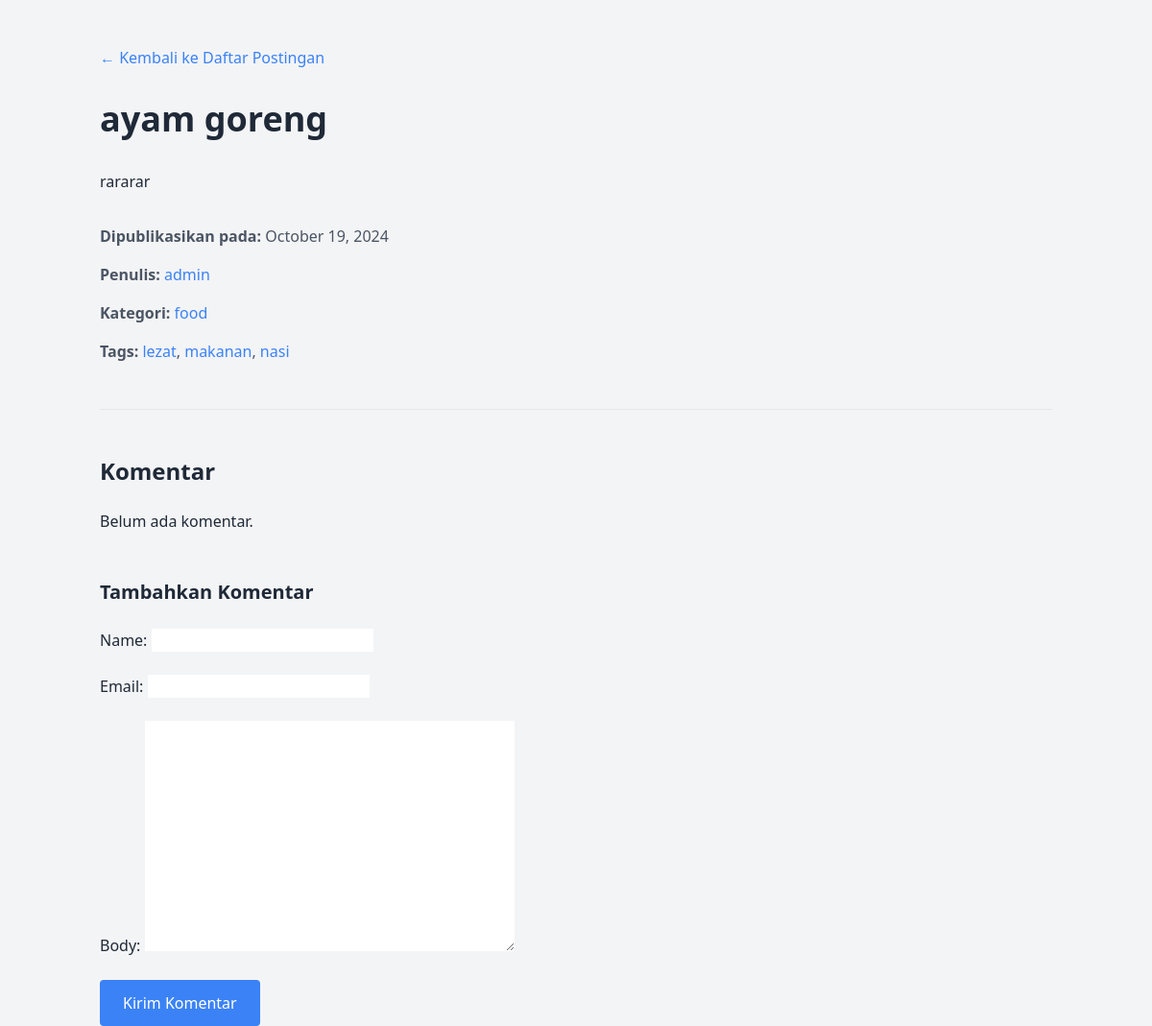
/2024/10/19/ayam-goreng/, run on the app's committed database.
### blog/models.py (models this page shows, shortened)
class Post(models.Model):
    class Status(models.TextChoices):
        DRAFT = 'DF', 'Draft'
        PUBLISHED = 'PB', 'Published'
    title = models.CharField(max_length=250)
    slug = models.SlugField(max_length=250, unique_for_date='publish')
    category = models.ForeignKey(
        Category, on_delete=models.SET_NULL, null=True, related_name='posts'
    )
    author = models.ForeignKey(
        settings.AUTH_USER_MODEL, on_delete=models.CASCADE, related_name='blog_posts'
    )
    body = models.TextField()
    publish = models.DateTimeField(default=timezone.now)
    created = models.DateTimeField(auto_now_add=True)
    updated = models.DateTimeField(auto_now=True)
    status = models.CharField(
        max_length=2, choices=Status.choices, default=Status.DRAFT
    )
    tags = TaggableManager()
    objects = models.Manager()  # Default manager
    published = PublishedManager()  # Custom manager untuk postingan terpublikasi
    class Meta:
        ordering = ['-publish']
        indexes = [
            models.Index(fields=['-publish']),
            models.Index(fields=['slug', 'publish']),
        ]

class Category(models.Model):
    name = models.CharField(max_length=100, unique=True)
    slug = models.SlugField(max_length=100, unique=True)
    class Meta:
        ordering = ['name']

### blog/views.py (the view)
# urls.py: path('<int:year>/<int:month>/<int:day>/<slug:slug>/', views.post_detail, name='post_detail'),
def post_detail(request, year, month, day, slug):
    post = get_object_or_404(
        Post, slug=slug, status=Post.Status.PUBLISHED,
        publish__year=year, publish__month=month, publish__day=day
    )
    comments = post.comments.filter(active=True)
    paginator = Paginator(comments, 3)
    page_number = request.GET.get('page')
    page_obj = paginator.get_page(page_number)
    if request.method == 'POST':
        comment_form = CommentForm(request.POST)
        if comment_form.is_valid():
            new_comment = comment_form.save(commit=False)
            new_comment.post = post
            new_comment.save()
            return redirect(post.get_absolute_url())  # Redirect ke halaman detail
    else:
        comment_form = CommentForm()
    context = {
        'post': post,
        'page_obj': page_obj,
        'comment_form': comment_form,
    }
    return render(request, 'blog/post_detail.html', context)

### blog/forms.py
class CommentForm(forms.ModelForm):
    class Meta:
        model = Comment
        fields = ['name', 'email', 'body']

### blog/templates/blog/post_detail.html (shortened to what this page needs)
<!DOCTYPE html>
<html lang="en">
<head>
    <script src="https://cdn.tailwindcss.com"></script>
</head>
<body class="bg-gray-100 text-gray-800">
    <div class="container mx-auto px-4 mt-12">
        <a href="{% url 'blog:post_list' %}" class="text-blue-500 hover:underline">← Kembali ke Daftar Postingan</a>
        <h1 class="text-4xl font-bold mt-8 mb-8">{{ post.title }}</h1>
        <div class="prose prose-lg max-w-none leading-relaxed">
            <p>{{ post.body|linebreaks }}</p>
        </div>
        <div class="mt-8 text-gray-600 space-y-4">
            <p><strong>Dipublikasikan pada:</strong> {{ post.publish|date:"F d, Y" }}</p>
            <p><strong>Penulis:</strong>
                <a href="{% url 'blog:post_list_by_author' post.author.username %}" class="text-blue-500 hover:underline">
                    {{ post.author.username }}
                </a>
            </p>
            <p><strong>Kategori:</strong>
                {% if post.category %}
                    <a href="{% url 'blog:post_list_by_category' post.category.slug %}" class="text-blue-500 hover:underline">
                        {{ post.category.name }}
                    </a>
                {% else %}
                    Tidak ada kategori
                {% endif %}
            </p>
            <p><strong>Tags:</strong>
                {% for tag in post.tags.all %}
                    <a href="{% url 'blog:post_list_by_tag' tag.slug %}" class="text-blue-500 hover:underline">{{ tag.name }}</a>{% if not forloop.last %}, {% endif %}
                {% empty %}
                    Tidak ada tag.
                {% endfor %}
            </p>
        </div>
        <hr class="my-12">
        <h2 class="text-2xl font-bold mb-6">Komentar</h2>
        <ul class="space-y-6">
            {% for comment in page_obj %}
                <li class="border-t border-gray-300 pt-4">
                    <strong>{{ comment.name }}</strong> - {{ comment.created|date:"F d, Y" }}
                    <p class="leading-relaxed">{{ comment.body }}</p>
                </li>
            {% empty %}
                <p>Belum ada komentar.</p>
            {% endfor %}
        </ul>
        <h3 class="text-xl font-bold mt-12">Tambahkan Komentar</h3>
        <form method="POST" class="space-y-6 mt-6">
            {{ comment_form.as_p }}
            <button type="submit" class="bg-blue-500 text-white py-3 px-6 rounded hover:bg-blue-600">Kirim Komentar</button>
        </form>
    </div>
</body>
</html>

### data on the page
Post: title "ayam goreng", body "rararar", publish "October 19, 2024", author.username "admin", category.name "food"
Tag: name "lezat"
Tag: name "makanan"
Tag: name "nasi"
